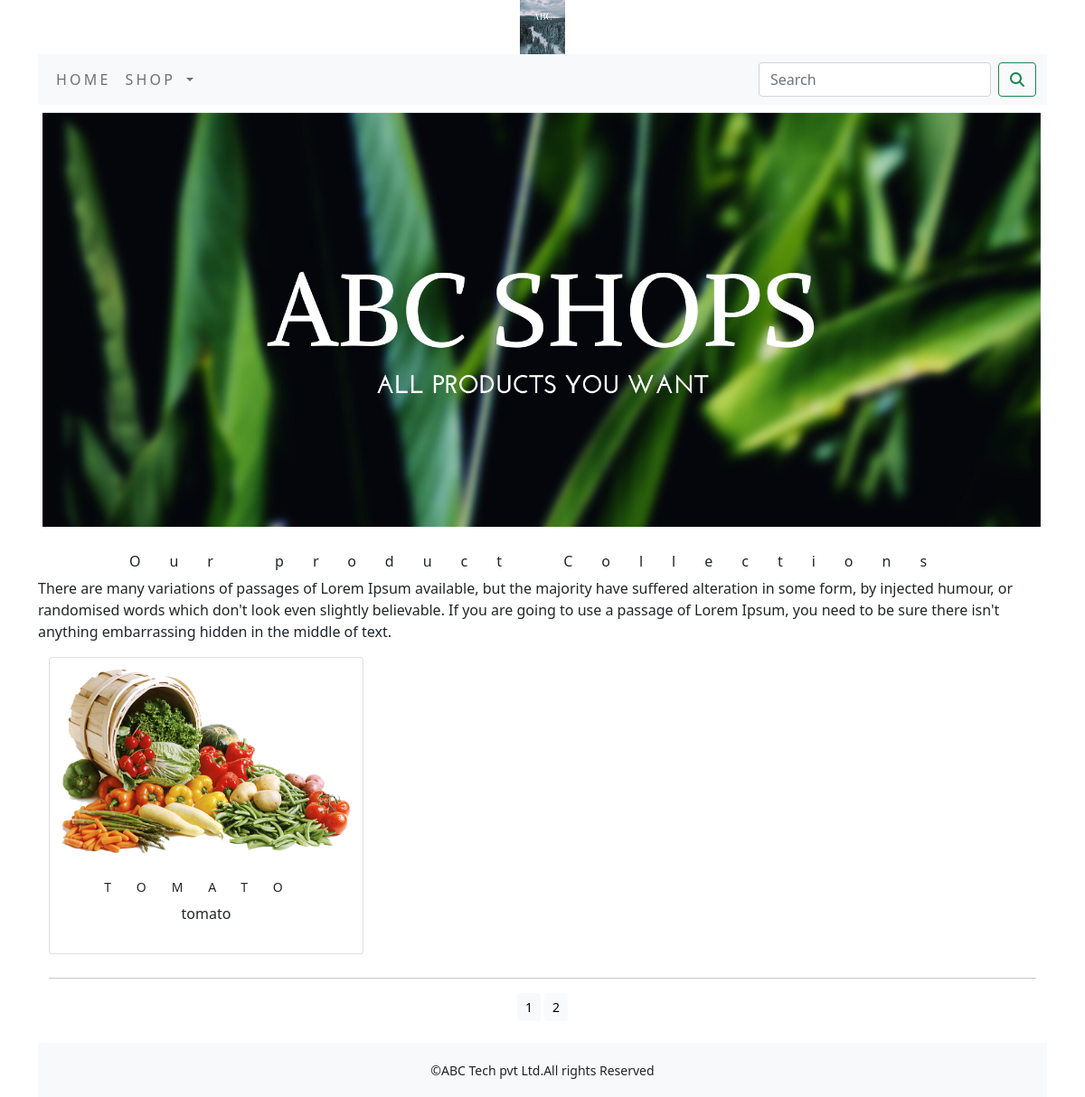
Screenshot of /shop/?page=2 with the database file from the repository.
### shop/models.py (models this page shows, shortened)
class Product(models.Model):
    name=models.CharField(max_length=250,unique=True)
    slug=models.SlugField(max_length=250,unique=True)
    description=models.TextField(blank=True)
    price=models.DecimalField(max_digits=10,decimal_places=2)
    category=models.ForeignKey(Category,on_delete=models.CASCADE)
    image=models.ImageField(upload_to='product',blank=True)
    stock=models.IntegerField()
    available=models.BooleanField(default=True)
    created=models.DateTimeField(auto_now_add=True)
    updated=models.DateTimeField(auto_now=True)
    def get_url(self):
        return reverse('shop:prodCatdetail',args=[self.category.slug,self.slug])
    class Meta:
        ordering=('name',)
        verbose_name='product'
        verbose_name_plural='products'

### shop/views.py (the view)
# urls.py: path('',views.allProdCat,name='allProdCat'),
def allProdCat(request,c_slug=None):
    c_page=None
    products_list=None
    if c_slug!=None:
        c_page=get_object_or_404(Category,slug=c_slug)
        products_list=Product.objects.all().filter(category=c_page,available=True)
    else:
        products_list=Product.objects.all().filter(available=True)
    paginator=Paginator(products_list,6)
    try:
        page=int(request.GET.get('page','1'))
    except:
        page=1
    try:
        products=paginator.page(page)
    except (EmptyPage,InvalidPage):
        products=paginator.page(paginator.num_pages)
    return render(request,"category.html",{'category':c_page,'products':products})

### cart/context_processors.py (called while the page is built)
def counter(request):
    item_count=0
    if 'admin' in request.path:
        return {}
    else:
        try:
            cart=Cart.objects.filter(cart_id=_cart_id(request))
            cart_items=CartItem.objects.all().filter(cart=cart[:1])
            for cart_item in cart_items:
                item_count += cart_item.quantity
        except Cart.DoesNotExist:
            item_count=0
    return dict(item_count=item_count)

### cart/views.py (called while the page is built)
def _cart_id(request):
    cart=request.session.session_key
    if not cart:
        cart=request.session.create()
    return cart

### shop/context_processors.py (called while the page is built)
def menu_links(request):
    links=Category.objects.all()
    return dict(links=links)

### shop/models.py (called while the page is built)
    def get_url(self):
        return reverse('shop:products_by_category',args=[self.slug])

### templates/category.html (shortened to what this page needs)
{% extends 'base.html' %}
{% load static %}
{% block content %}
<div class="mx_auto">
    {% if category %}
    <img class="my_image" src="{{category.image.url}}" alt="{{category.name}}">
</div>
  <br>
<div>
    <h1 class="text-center my_title">{{category.name}}</h1>
    <p class="text-justify">{{category.description}}</p>
</div>
    {% else %}
<div>
    <img class="my_image my_image_padding" src="{% static 'img/banner.png' %}" alt="our products" width="1550" height="500">
</div>
<br>
<div>
    <h1 class="text-center my_title">Our product Collections</h1>
    <p class="text-justify">There are many variations of passages of Lorem Ipsum available, but the majority have suffered alteration in some form, by injected humour, or randomised words which don't look even slightly believable. If you are going to use a passage of Lorem Ipsum, you need to be sure there isn't anything embarrassing hidden in the middle of text.</p>
</div>
    {% endif %}
<div class="container">
    <div class="row mx_auto">
        {% for product in products.object_list %}
        <div class="my_bottom_margin col-9 col-sm-12 col-md-4  xol-lg-4">
            <div class="card text-center" style="min-width:18rem;">
                <a href="{{product.get_url}}"><img class="card-img-top my_image" src="{{product.image.url}}" alt="{{product.name}}" width="250" height="300">   </a>
                <div class="card-body">
                <h4>{{product.name}}</h4>
                <p>{{product.name}}</p>
                </div>
            </div>
        </div>
        {% endfor %}
    </div>
    <div class="mx-auto">
        {% if products.paginator.num_pages > 1%}
       <hr>
        <div class="text-center">
            {% for pg in products.paginator.page_range %}
            <a href="?page={{pg}}" class="btn btn-light btn-sm {% if products.number == pg %} active {% endif %}">{{pg}}</a>
            {% endfor %}
        </div>
         {% endif %}
    </div>
    <br>
</div>
{% endblock %}

### static/css/custom.css (style rules this page uses)
body { font-family: 'Roboto', sans-serif; }
.my_image { width:100%; height:auto; }
.my_title { font-size:16px; text_transform:uppercase; letter-spacing:2em; }
.my_image_padding { padding:5px }
.my_bottom_margin { margin-bottom:10px; }
.card-body h4 { font-size:14px; text-transform:uppercase; letter-spacing:2em; }

### rows the page displays
Product: image (picture), name "TOMATO", name "tomato"

### other values shown
{{ pg }} "1" "2"
